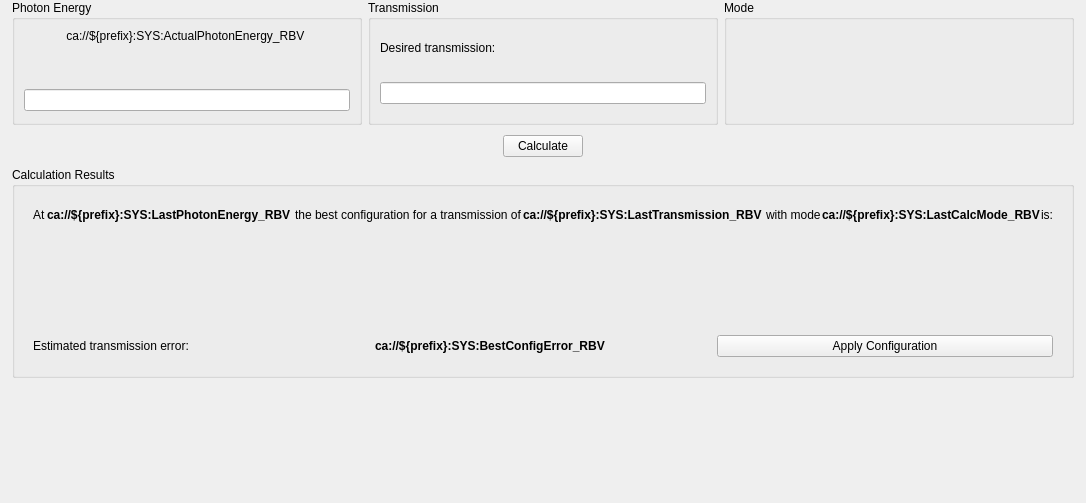
<?xml version="1.0" encoding="UTF-8"?>
<ui version="4.0">
 <class>AttenuatorCalculator</class>
 <widget class="QWidget" name="AttenuatorCalculator">
  <property name="geometry">
   <rect>
    <x>0</x>
    <y>0</y>
    <width>999</width>
    <height>503</height>
   </rect>
  </property>
  <property name="windowTitle">
   <string>Form</string>
  </property>
  <layout class="QVBoxLayout" name="verticalLayout_7" stretch="1,1,0">
   <property name="spacing">
    <number>10</number>
   </property>
   <property name="sizeConstraint">
    <enum>QLayout::SetMinimumSize</enum>
   </property>
   <property name="leftMargin">
    <number>12</number>
   </property>
   <property name="topMargin">
    <number>0</number>
   </property>
   <property name="rightMargin">
    <number>12</number>
   </property>
   <property name="bottomMargin">
    <number>0</number>
   </property>
   <item>
    <widget class="QFrame" name="frame_2">
     <property name="sizePolicy">
      <sizepolicy hsizetype="MinimumExpanding" vsizetype="Maximum">
       <horstretch>0</horstretch>
       <verstretch>0</verstretch>
      </sizepolicy>
     </property>
     <property name="minimumSize">
      <size>
       <width>0</width>
       <height>125</height>
      </size>
     </property>
     <property name="frameShape">
      <enum>QFrame::NoFrame</enum>
     </property>
     <property name="frameShadow">
      <enum>QFrame::Raised</enum>
     </property>
     <property name="lineWidth">
      <number>0</number>
     </property>
     <layout class="QHBoxLayout" name="horizontalLayout_2" stretch="1,1,1">
      <property name="leftMargin">
       <number>0</number>
      </property>
      <property name="topMargin">
       <number>0</number>
      </property>
      <property name="rightMargin">
       <number>0</number>
      </property>
      <property name="bottomMargin">
       <number>0</number>
      </property>
      <item>
       <widget class="QGroupBox" name="PhotonEnergyBox">
        <property name="title">
         <string>Photon Energy</string>
        </property>
        <layout class="QVBoxLayout" name="verticalLayout_2">
         <item alignment="Qt::AlignTop">
          <widget class="PyDMLabel" name="ActualEnergy">
           <property name="sizePolicy">
            <sizepolicy hsizetype="Preferred" vsizetype="Preferred">
             <horstretch>0</horstretch>
             <verstretch>0</verstretch>
            </sizepolicy>
           </property>
           <property name="toolTip">
            <string/>
           </property>
           <property name="text">
            <string>ca://${prefix}:SYS:ActualPhotonEnergy_RBV </string>
           </property>
           <property name="alignment">
            <set>Qt::AlignCenter</set>
           </property>
           <property name="showUnits" stdset="0">
            <bool>true</bool>
           </property>
           <property name="channel" stdset="0">
            <string>ca://${prefix}:SYS:ActualPhotonEnergy_RBV </string>
           </property>
          </widget>
         </item>
         <item alignment="Qt::AlignTop">
          <widget class="PyDMEnumButton" name="EnergyEnum">
           <property name="sizePolicy">
            <sizepolicy hsizetype="Preferred" vsizetype="Preferred">
             <horstretch>0</horstretch>
             <verstretch>0</verstretch>
            </sizepolicy>
           </property>
           <property name="toolTip">
            <string/>
           </property>
           <property name="channel" stdset="0">
            <string>ca://${prefix}:SYS:EnergySource</string>
           </property>
           <property name="items" stdset="0">
            <stringlist/>
           </property>
          </widget>
         </item>
         <item alignment="Qt::AlignTop">
          <widget class="PyDMLineEdit" name="CustomPhotonEnergy">
           <property name="sizePolicy">
            <sizepolicy hsizetype="Expanding" vsizetype="Preferred">
             <horstretch>0</horstretch>
             <verstretch>0</verstretch>
            </sizepolicy>
           </property>
           <property name="toolTip">
            <string/>
           </property>
           <property name="rules" stdset="0">
            <string>[]</string>
           </property>
           <property name="precision" stdset="0">
            <number>0</number>
           </property>
           <property name="showUnits" stdset="0">
            <bool>true</bool>
           </property>
           <property name="precisionFromPV" stdset="0">
            <bool>true</bool>
           </property>
           <property name="alarmSensitiveContent" stdset="0">
            <bool>false</bool>
           </property>
           <property name="alarmSensitiveBorder" stdset="0">
            <bool>true</bool>
           </property>
           <property name="PyDMToolTip" stdset="0">
            <string/>
           </property>
           <property name="channel" stdset="0">
            <string>ca://${prefix}:SYS:CustomPhotonEnergy</string>
           </property>
          </widget>
         </item>
        </layout>
       </widget>
      </item>
      <item>
       <widget class="QGroupBox" name="TransmissionBox">
        <property name="title">
         <string>Transmission</string>
        </property>
        <layout class="QVBoxLayout" name="verticalLayout_3">
         <item alignment="Qt::AlignVCenter">
          <widget class="QLabel" name="DesiredTransmissionLabel">
           <property name="sizePolicy">
            <sizepolicy hsizetype="Preferred" vsizetype="Maximum">
             <horstretch>0</horstretch>
             <verstretch>0</verstretch>
            </sizepolicy>
           </property>
           <property name="text">
            <string>Desired transmission:</string>
           </property>
          </widget>
         </item>
         <item alignment="Qt::AlignVCenter">
          <widget class="PyDMLineEdit" name="DesiredTransmission">
           <property name="sizePolicy">
            <sizepolicy hsizetype="Expanding" vsizetype="Maximum">
             <horstretch>0</horstretch>
             <verstretch>0</verstretch>
            </sizepolicy>
           </property>
           <property name="toolTip">
            <string/>
           </property>
           <property name="rules" stdset="0">
            <string>[]</string>
           </property>
           <property name="precision" stdset="0">
            <number>0</number>
           </property>
           <property name="showUnits" stdset="0">
            <bool>false</bool>
           </property>
           <property name="channel" stdset="0">
            <string>ca://${prefix}:SYS:DesiredTransmission</string>
           </property>
           <property name="displayFormat" stdset="0">
            <enum>PyDMLineEdit::Exponential</enum>
           </property>
          </widget>
         </item>
        </layout>
       </widget>
      </item>
      <item>
       <widget class="QGroupBox" name="ModeBox">
        <property name="title">
         <string>Mode</string>
        </property>
        <property name="flat">
         <bool>false</bool>
        </property>
        <layout class="QVBoxLayout" name="verticalLayout_5">
         <item alignment="Qt::AlignVCenter">
          <widget class="PyDMEnumButton" name="CalculationModeEnumButton">
           <property name="sizePolicy">
            <sizepolicy hsizetype="Preferred" vsizetype="Preferred">
             <horstretch>0</horstretch>
             <verstretch>0</verstretch>
            </sizepolicy>
           </property>
           <property name="toolTip">
            <string/>
           </property>
           <property name="channel" stdset="0">
            <string>ca://${prefix}:SYS:CalcMode</string>
           </property>
           <property name="items" stdset="0">
            <stringlist/>
           </property>
          </widget>
         </item>
        </layout>
       </widget>
      </item>
     </layout>
    </widget>
   </item>
   <item alignment="Qt::AlignHCenter">
    <widget class="PyDMPushButton" name="CalculateButton">
     <property name="toolTip">
      <string/>
     </property>
     <property name="text">
      <string>Calculate</string>
     </property>
     <property name="autoDefault">
      <bool>true</bool>
     </property>
     <property name="default">
      <bool>false</bool>
     </property>
     <property name="channel" stdset="0">
      <string>ca://${prefix}:SYS:Run</string>
     </property>
     <property name="pressValue" stdset="0">
      <string>1</string>
     </property>
    </widget>
   </item>
   <item alignment="Qt::AlignTop">
    <widget class="QGroupBox" name="groupBox">
     <property name="title">
      <string>Calculation Results</string>
     </property>
     <layout class="QVBoxLayout" name="verticalLayout_4">
      <item>
       <widget class="QFrame" name="frame">
        <property name="sizePolicy">
         <sizepolicy hsizetype="Maximum" vsizetype="Preferred">
          <horstretch>0</horstretch>
          <verstretch>0</verstretch>
         </sizepolicy>
        </property>
        <property name="frameShape">
         <enum>QFrame::NoFrame</enum>
        </property>
        <property name="frameShadow">
         <enum>QFrame::Raised</enum>
        </property>
        <layout class="QHBoxLayout" name="horizontalLayout" stretch="0,1,2,1,0,0,0,0">
         <property name="spacing">
          <number>1</number>
         </property>
         <property name="sizeConstraint">
          <enum>QLayout::SetMinimumSize</enum>
         </property>
         <item>
          <widget class="QLabel" name="label_a">
           <property name="text">
            <string>At</string>
           </property>
          </widget>
         </item>
         <item>
          <widget class="PyDMLabel" name="CalculationEnergyLabel">
           <property name="font">
            <font>
             <weight>75</weight>
             <bold>true</bold>
            </font>
           </property>
           <property name="toolTip">
            <string/>
           </property>
           <property name="styleSheet">
            <string notr="true"/>
           </property>
           <property name="text">
            <string>ca://${prefix}:SYS:LastPhotonEnergy_RBV </string>
           </property>
           <property name="alignment">
            <set>Qt::AlignLeading|Qt::AlignLeft|Qt::AlignVCenter</set>
           </property>
           <property name="showUnits" stdset="0">
            <bool>true</bool>
           </property>
           <property name="channel" stdset="0">
            <string>ca://${prefix}:SYS:LastPhotonEnergy_RBV </string>
           </property>
          </widget>
         </item>
         <item alignment="Qt::AlignLeft">
          <widget class="QLabel" name="label_best_config">
           <property name="sizePolicy">
            <sizepolicy hsizetype="Fixed" vsizetype="Fixed">
             <horstretch>0</horstretch>
             <verstretch>0</verstretch>
            </sizepolicy>
           </property>
           <property name="text">
            <string>the best configuration for a transmission of</string>
           </property>
          </widget>
         </item>
         <item alignment="Qt::AlignLeft">
          <widget class="PyDMLabel" name="CalculationTransmission">
           <property name="font">
            <font>
             <weight>75</weight>
             <bold>true</bold>
            </font>
           </property>
           <property name="toolTip">
            <string/>
           </property>
           <property name="text">
            <string>ca://${prefix}:SYS:LastTransmission_RBV </string>
           </property>
           <property name="alignment">
            <set>Qt::AlignLeading|Qt::AlignLeft|Qt::AlignVCenter</set>
           </property>
           <property name="showUnits" stdset="0">
            <bool>true</bool>
           </property>
           <property name="channel" stdset="0">
            <string>ca://${prefix}:SYS:LastTransmission_RBV </string>
           </property>
           <property name="displayFormat" stdset="0">
            <enum>PyDMLabel::Exponential</enum>
           </property>
          </widget>
         </item>
         <item>
          <widget class="QLabel" name="label_with_mode">
           <property name="text">
            <string>with mode</string>
           </property>
          </widget>
         </item>
         <item>
          <widget class="PyDMLabel" name="CalculationMode">
           <property name="font">
            <font>
             <weight>75</weight>
             <bold>true</bold>
            </font>
           </property>
           <property name="toolTip">
            <string/>
           </property>
           <property name="text">
            <string>ca://${prefix}:SYS:LastCalcMode_RBV</string>
           </property>
           <property name="alignment">
            <set>Qt::AlignLeading|Qt::AlignLeft|Qt::AlignVCenter</set>
           </property>
           <property name="showUnits" stdset="0">
            <bool>true</bool>
           </property>
           <property name="alarmSensitiveBorder" stdset="0">
            <bool>false</bool>
           </property>
           <property name="channel" stdset="0">
            <string>ca://${prefix}:SYS:LastCalcMode_RBV</string>
           </property>
          </widget>
         </item>
         <item>
          <widget class="QLabel" name="label_is">
           <property name="text">
            <string>is:</string>
           </property>
          </widget>
         </item>
         <item>
          <spacer name="horizontalSpacer">
           <property name="orientation">
            <enum>Qt::Horizontal</enum>
           </property>
           <property name="sizeHint" stdset="0">
            <size>
             <width>40</width>
             <height>20</height>
            </size>
           </property>
          </spacer>
         </item>
        </layout>
       </widget>
      </item>
      <item>
       <layout class="QHBoxLayout" name="horizontalLayout_4">
        <item>
         <widget class="PyDMLabel" name="PyDMLabel_7">
          <property name="toolTip">
           <string/>
          </property>
          <property name="alignment">
           <set>Qt::AlignCenter</set>
          </property>
          <property name="rules" stdset="0">
           <string>[{&quot;name&quot;: &quot;FilterText&quot;, &quot;property&quot;: &quot;Text&quot;, &quot;initial_value&quot;: &quot;True&quot;, &quot;expression&quot;: &quot;ch[0][0] == 1 and \&quot;Removed\&quot; or f\&quot;Insert {ch[0][0] - 1}\&quot;&quot;, &quot;channels&quot;: [{&quot;channel&quot;: &quot;ca://${prefix}:SYS:BestConfiguration_RBV&quot;, &quot;trigger&quot;: true, &quot;use_enum&quot;: false}]}]</string>
          </property>
          <property name="precision" stdset="0">
           <number>0</number>
          </property>
          <property name="showUnits" stdset="0">
           <bool>false</bool>
          </property>
          <property name="precisionFromPV" stdset="0">
           <bool>true</bool>
          </property>
          <property name="alarmSensitiveContent" stdset="0">
           <bool>false</bool>
          </property>
          <property name="alarmSensitiveBorder" stdset="0">
           <bool>true</bool>
          </property>
          <property name="PyDMToolTip" stdset="0">
           <string/>
          </property>
          <property name="channel" stdset="0">
           <string>ca://${prefix}:SYS:BestConfiguration_RBV.[0]</string>
          </property>
         </widget>
        </item>
        <item>
         <widget class="PyDMLabel" name="PyDMLabel_8">
          <property name="toolTip">
           <string/>
          </property>
          <property name="alignment">
           <set>Qt::AlignCenter</set>
          </property>
          <property name="rules" stdset="0">
           <string>[{&quot;name&quot;: &quot;FilterText&quot;, &quot;property&quot;: &quot;Text&quot;, &quot;initial_value&quot;: &quot;True&quot;, &quot;expression&quot;: &quot;ch[0][1] == 1 and \&quot;Removed\&quot; or f\&quot;Insert {ch[0][1] - 1}\&quot;&quot;, &quot;channels&quot;: [{&quot;channel&quot;: &quot;ca://${prefix}:SYS:BestConfiguration_RBV&quot;, &quot;trigger&quot;: true, &quot;use_enum&quot;: false}]}]</string>
          </property>
          <property name="precision" stdset="0">
           <number>0</number>
          </property>
          <property name="showUnits" stdset="0">
           <bool>false</bool>
          </property>
          <property name="precisionFromPV" stdset="0">
           <bool>true</bool>
          </property>
          <property name="alarmSensitiveContent" stdset="0">
           <bool>false</bool>
          </property>
          <property name="alarmSensitiveBorder" stdset="0">
           <bool>true</bool>
          </property>
          <property name="PyDMToolTip" stdset="0">
           <string/>
          </property>
          <property name="channel" stdset="0">
           <string>ca://${prefix}:SYS:BestConfiguration_RBV.[1]</string>
          </property>
         </widget>
        </item>
       </layout>
      </item>
      <item>
       <widget class="PyDMByteIndicator" name="ActiveConfig_2">
        <property name="sizePolicy">
         <sizepolicy hsizetype="Preferred" vsizetype="Preferred">
          <horstretch>0</horstretch>
          <verstretch>0</verstretch>
         </sizepolicy>
        </property>
        <property name="minimumSize">
         <size>
          <width>0</width>
          <height>60</height>
         </size>
        </property>
        <property name="maximumSize">
         <size>
          <width>16777215</width>
          <height>16777215</height>
         </size>
        </property>
        <property name="toolTip">
         <string/>
        </property>
        <property name="alarmSensitiveContent" stdset="0">
         <bool>false</bool>
        </property>
        <property name="alarmSensitiveBorder" stdset="0">
         <bool>true</bool>
        </property>
        <property name="PyDMToolTip" stdset="0">
         <string/>
        </property>
        <property name="channel" stdset="0">
         <string>ca://${prefix}:SYS:BestConfigurationBitmask_RBV</string>
        </property>
        <property name="orientation" stdset="0">
         <enum>Qt::Horizontal</enum>
        </property>
        <property name="showLabels" stdset="0">
         <bool>true</bool>
        </property>
        <property name="bigEndian" stdset="0">
         <bool>true</bool>
        </property>
        <property name="circles" stdset="0">
         <bool>false</bool>
        </property>
        <property name="labelPosition" stdset="0">
         <enum>QTabWidget::South</enum>
        </property>
        <property name="numBits" stdset="0">
         <number>2</number>
        </property>
        <property name="shift" stdset="0">
         <number>0</number>
        </property>
        <property name="labels" stdset="0">
         <stringlist>
          <string>Blade 02</string>
          <string>Blade 01</string>
         </stringlist>
        </property>
       </widget>
      </item>
      <item>
       <widget class="QFrame" name="frame_3">
        <property name="frameShape">
         <enum>QFrame::NoFrame</enum>
        </property>
        <property name="frameShadow">
         <enum>QFrame::Raised</enum>
        </property>
        <layout class="QHBoxLayout" name="horizontalLayout_3">
         <item>
          <widget class="QLabel" name="label_5">
           <property name="text">
            <string>Estimated transmission error:</string>
           </property>
          </widget>
         </item>
         <item>
          <widget class="PyDMLabel" name="ActualEnergy_5">
           <property name="font">
            <font>
             <weight>75</weight>
             <bold>true</bold>
            </font>
           </property>
           <property name="toolTip">
            <string/>
           </property>
           <property name="text">
            <string>ca://${prefix}:SYS:BestConfigError_RBV </string>
           </property>
           <property name="alignment">
            <set>Qt::AlignLeading|Qt::AlignLeft|Qt::AlignVCenter</set>
           </property>
           <property name="showUnits" stdset="0">
            <bool>false</bool>
           </property>
           <property name="channel" stdset="0">
            <string>ca://${prefix}:SYS:BestConfigError_RBV </string>
           </property>
           <property name="displayFormat" stdset="0">
            <enum>PyDMLabel::Exponential</enum>
           </property>
          </widget>
         </item>
         <item>
          <widget class="PyDMPushButton" name="CalculateButton_2">
           <property name="toolTip">
            <string/>
           </property>
           <property name="text">
            <string>Apply Configuration</string>
           </property>
           <property name="autoDefault">
            <bool>true</bool>
           </property>
           <property name="default">
            <bool>false</bool>
           </property>
           <property name="channel" stdset="0">
            <string>ca://${prefix}:SYS:ApplyConfiguration</string>
           </property>
           <property name="pressValue" stdset="0">
            <string>1</string>
           </property>
          </widget>
         </item>
        </layout>
       </widget>
      </item>
     </layout>
    </widget>
   </item>
  </layout>
 </widget>
 <customwidgets>
  <customwidget>
   <class>PyDMLabel</class>
   <extends>QLabel</extends>
   <header>pydm.widgets.label</header>
  </customwidget>
  <customwidget>
   <class>PyDMByteIndicator</class>
   <extends>QWidget</extends>
   <header>pydm.widgets.byte</header>
  </customwidget>
  <customwidget>
   <class>PyDMEnumButton</class>
   <extends>QWidget</extends>
   <header>pydm.widgets.enum_button</header>
  </customwidget>
  <customwidget>
   <class>PyDMLineEdit</class>
   <extends>QLineEdit</extends>
   <header>pydm.widgets.line_edit</header>
  </customwidget>
  <customwidget>
   <class>PyDMPushButton</class>
   <extends>QPushButton</extends>
   <header>pydm.widgets.pushbutton</header>
  </customwidget>
 </customwidgets>
 <resources/>
 <connections/>
</ui>
